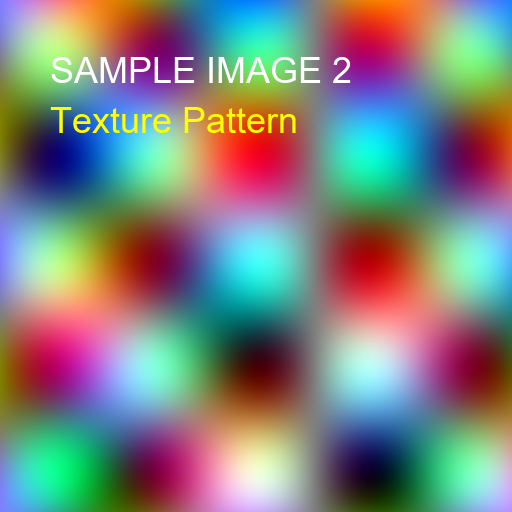
#> input picture project2/samples/baboon.png, 512 x 512 px
$ python -i watermark.py   (imports and definitions only)
#> lines starting #> are read from the running program, lines starting #| are printed output that depends on the picture
#> further down, picture is the input picture: shape (512, 512, 3); mean B, G, R 126.9, 130.6, 127.1
"""
数字水印核心算法模块
基于DWT+DCT的盲水印实现，支持文本水印的嵌入与提取
"""
from __future__ import annotations
import numpy as np
import cv2
import pywt
from typing import Tuple, Dict, List
import os
from dataclasses import dataclass
from skimage.util import view_as_blocks


@dataclass
class WatermarkConfig:
    """水印配置参数"""
    block_size: int = 8          # DCT块大小
    strength: float = 10.0       # 量化强度
    repetition: int = 5          # 重复编码次数
    seed: int = 42               # 随机种子
    coeff_pos: Tuple[int, int] = (3, 2)  # DCT系数位置


class BlindWatermark:
    """盲水印算法类"""

    def __init__(self, config: WatermarkConfig = None):
        self.config = config or WatermarkConfig()
        np.random.seed(self.config.seed)

    # [195 lines left out: functions _rgb_to_yuv, _yuv_to_rgb, _text_to_binary, _binary_to_text, _pad_to_blocks, _calculate_capacity and 2 more, not called in this run]


# 攻击函数
def apply_flip_attack(image: np.ndarray) -> Dict[str, np.ndarray]:
    """翻转攻击"""
    return {
        'flip_horizontal': cv2.flip(image, 1),
        'flip_vertical': cv2.flip(image, 0),
        'flip_both': cv2.flip(image, -1)
    }

def apply_rotation_attack(image: np.ndarray) -> Dict[str, np.ndarray]:
    """旋转攻击"""
    h, w = image.shape[:2]
#> h = 512; w = 512
    center = (w // 2, h // 2)
#> center = (256, 256)

    results = {}
    for angle in [5, 10, 15]:
        M = cv2.getRotationMatrix2D(center, angle, 1.0)
        rotated = cv2.warpAffine(image, M, (w, h), borderMode=cv2.BORDER_REFLECT)
        results[f'rotate_{angle}'] = rotated
#> this loop made 3 passes
#> pass 3, in apply_rotation_attack, `rotated = cv2.warpAffine(image, M, (w, h), borderMode=cv2.BORDER_REFLE..`:
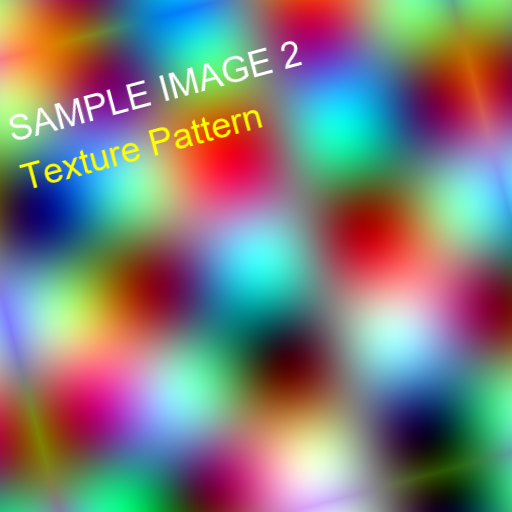
#> rotated: shape (512, 512, 3); mean B, G, R 122.7, 126.1, 126.7
#> after the loop, results = 3 items

    return results

def apply_translation_attack(image: np.ndarray) -> Dict[str, np.ndarray]:
    """平移攻击"""
    h, w = image.shape[:2]
#> h = 512; w = 512
    results = {}

    for dx, dy in [(10, 10), (20, 0), (0, 20)]:
        M = np.float32([[1, 0, dx], [0, 1, dy]])
        translated = cv2.warpAffine(image, M, (w, h), borderMode=cv2.BORDER_REFLECT)
        results[f'translate_{dx}_{dy}'] = translated
#> this loop made 3 passes
#> pass 3, in apply_translation_attack, `translated = cv2.warpAffine(image, M, (w, h), borderMode=cv2.BORDER_RE..`:
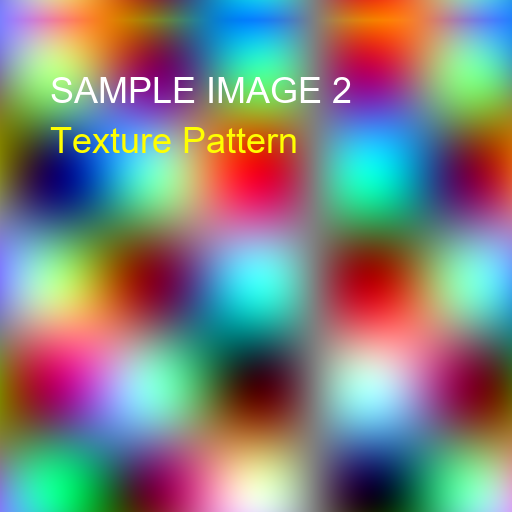
#> translated: shape (512, 512, 3); mean B, G, R 126.9, 130.4, 128.6
#> after the loop, results = 3 items

    return results

def apply_crop_attack(image: np.ndarray) -> Dict[str, np.ndarray]:
    """裁剪攻击"""
    h, w = image.shape[:2]
#> h = 512; w = 512
    results = {}

    for ratio in [0.8, 0.9, 0.95]:
        crop_h, crop_w = int(h * ratio), int(w * ratio)
        start_h, start_w = (h - crop_h) // 2, (w - crop_w) // 2

        cropped = image[start_h:start_h+crop_h, start_w:start_w+crop_w]
        resized = cv2.resize(cropped, (w, h))
        results[f'crop_{ratio}'] = resized
#> this loop made 3 passes
#> pass 1, in apply_crop_attack, `cropped = image[start_h:start_h+crop_h, start_w:start_w+crop_w]`:
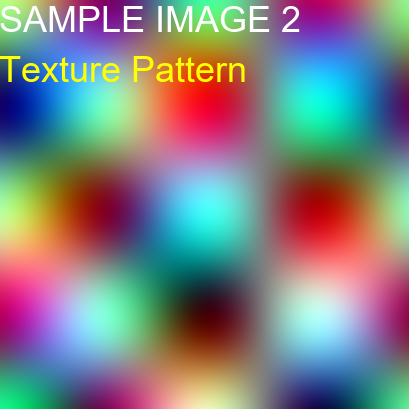
#> cropped: shape (409, 409, 3); mean B, G, R 131.1, 129.9, 128
#> after the loop:
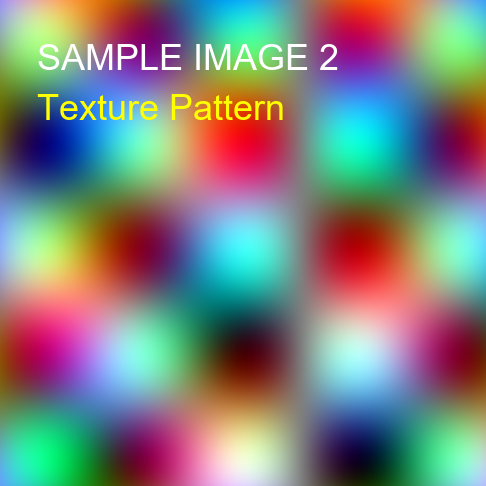
#> cropped: shape (486, 486, 3); mean B, G, R 127, 130.5, 126.9
#> after the loop, results = 3 items

    return results

def apply_jpeg_compression(image: np.ndarray) -> Dict[str, np.ndarray]:
    """JPEG压缩攻击"""
    results = {}

    for quality in [30, 50, 70]:
        encode_param = [int(cv2.IMWRITE_JPEG_QUALITY), quality]
        _, encoded_img = cv2.imencode('.jpg', image, encode_param)
#> encoded_img = 13162 values, max 255 at index 0, min 0 at index 4, mean 116.5
        decoded_img = cv2.imdecode(encoded_img, cv2.IMREAD_COLOR)
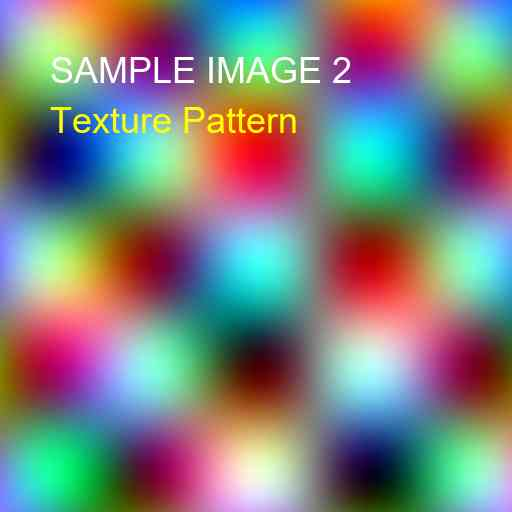
#> decoded_img: shape (512, 512, 3); mean B, G, R 126.8, 130.5, 127
        results[f'jpeg_{quality}'] = decoded_img

    return results

def apply_noise_attack(image: np.ndarray) -> Dict[str, np.ndarray]:
    """噪声攻击"""
    results = {}

    for sigma in [5, 10, 15]:
        noise = np.random.normal(0, sigma, image.shape).astype(np.float32)
        noisy = np.clip(image.astype(np.float32) + noise, 0, 255).astype(np.uint8)
        results[f'noise_{sigma}'] = noisy
#> after the loop, results = 3 items

    return results

def apply_contrast_attack(image: np.ndarray) -> Dict[str, np.ndarray]:
    """对比度攻击"""
    results = {}

    for alpha, beta in [(0.8, 10), (1.2, -10), (1.5, 0)]:
        adjusted = cv2.convertScaleAbs(image, alpha=alpha, beta=beta)
        results[f'contrast_{alpha}_{beta}'] = adjusted
#> this loop made 3 passes
#> pass 1, in apply_contrast_attack, `adjusted = cv2.convertScaleAbs(image, alpha=alpha, beta=beta)`:
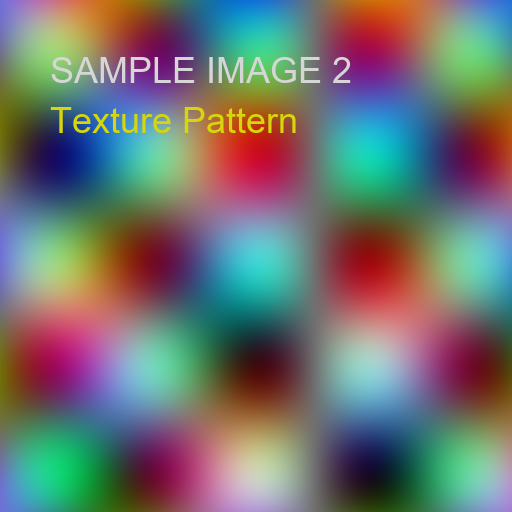
#> adjusted: shape (512, 512, 3); mean B, G, R 111.5, 114.5, 111.7
#> pass 3, in apply_contrast_attack, `adjusted = cv2.convertScaleAbs(image, alpha=alpha, beta=beta)`:
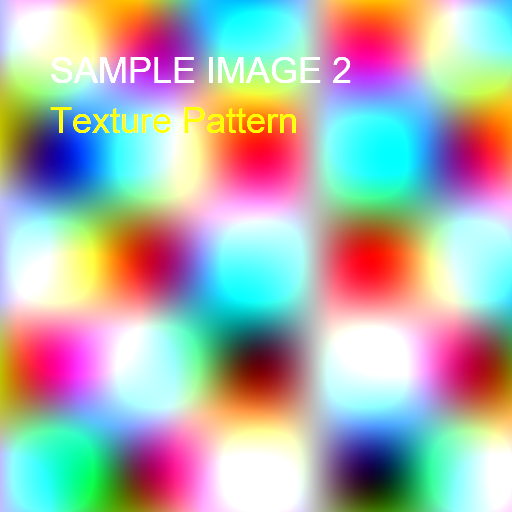
#> adjusted: shape (512, 512, 3); mean B, G, R 173.9, 178, 174.5
#> after the loop, results = 3 items

    return results

def apply_all_attacks(image: np.ndarray) -> Dict[str, np.ndarray]:
    """应用所有攻击"""
    all_attacks = {}

    all_attacks.update(apply_flip_attack(image))
    all_attacks.update(apply_rotation_attack(image))
    all_attacks.update(apply_translation_attack(image))
    all_attacks.update(apply_crop_attack(image))
    all_attacks.update(apply_jpeg_compression(image))
    all_attacks.update(apply_noise_attack(image))
    all_attacks.update(apply_contrast_attack(image))

    return all_attacks


# 工具函数
# [16 lines left out: functions load_image, save_image, not called in this run]

>>> import cv2
>>> picture = cv2.imread('../samples/baboon.png')
>>> result = apply_all_attacks(picture)
#> result = 21 items
